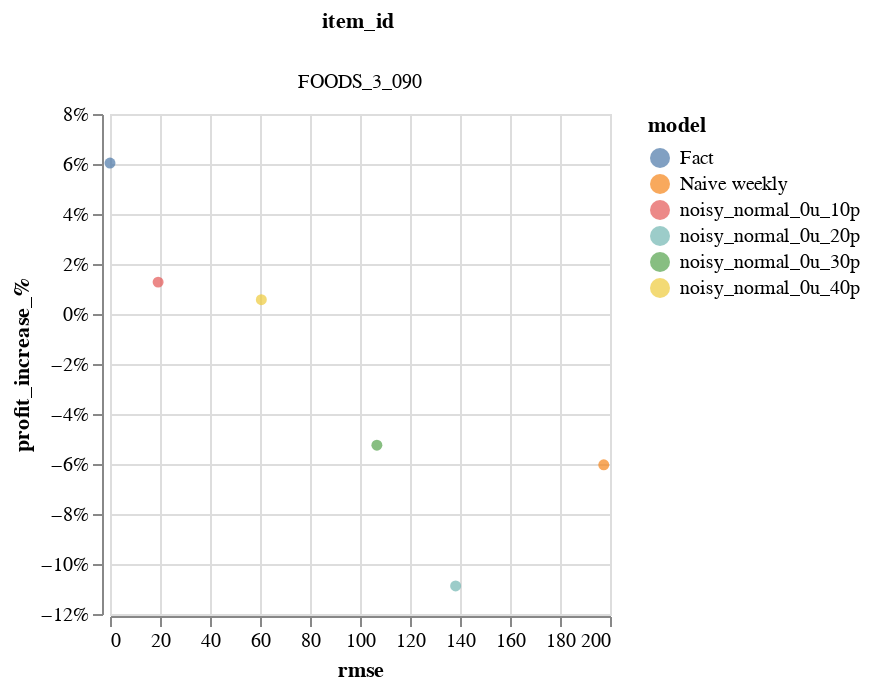

The code cell stored with this chart in its notebook:
### Code cell
chart = alt.Chart(eval_df).mark_circle().encode(
    x=alt.X('rmse:Q',scale=alt.Scale(zero=False)),
    y=alt.Y('profit_increase_%:Q',scale=alt.Scale(zero=False), axis=alt.Axis(format='%')),
    color=alt.Color('model:N'),
    tooltip = ['model:N'],
    column='item_id:N'
).properties(width=250, height=250)#.interactive()


chart

### Figure 1 — Vega-Lite specification as saved in the notebook (floating-point values rounded to 4 significant figures)
{"config": {"view": {"continuousWidth": 400, "continuousHeight": 300}}, "data": {"name": "data-50f4dc712ad69312b8b5bbdf862ac686"}, "mark": "circle", "encoding": {"color": {"type": "nominal", "field": "model"}, "column": {"type": "nominal", "field": "item_id"}, "tooltip": [{"type": "nominal", "field": "model"}], "x": {"type": "quantitative", "field": "rmse", "scale": {"zero": false}}, "y": {"type": "quantitative", "axis": {"format": "%"}, "field": "profit_increase_%", "scale": {"zero": false}}}, "height": 250, "width": 250, "$schema": "https://vega.github.io/schema/vega-lite/v4.8.1.json", "datasets": {"data-50f4dc712ad69312b8b5bbdf862ac686": [{"model": "Naive weekly", "item_id": "FOODS_3_090", "rmse": 197.5, "rmse_normalized": 1.0, "profit_increase_%": -0.06032, "final_profit_w_discount%": 160700.0, "final_profit_w_discount": 160700.0}, {"model": "Fact", "item_id": "FOODS_3_090", "rmse": 0.0, "rmse_normalized": 0.0, "profit_increase_%": 0.06036, "final_profit_w_discount%": 181400.0, "final_profit_w_discount": 181400.0}, {"model": "noisy_normal_0u_10p", "item_id": "FOODS_3_090", "rmse": 19.25, "rmse_normalized": 0.09741, "profit_increase_%": 0.01276, "final_profit_w_discount%": 173200.0, "final_profit_w_discount": 173200.0}, {"model": "noisy_normal_0u_20p", "item_id": "FOODS_3_090", "rmse": 138.2, "rmse_normalized": 0.7002, "profit_increase_%": -0.1088, "final_profit_w_discount%": 152400.0, "final_profit_w_discount": 152400.0}, {"model": "noisy_normal_0u_30p", "item_id": "FOODS_3_090", "rmse": 106.8, "rmse_normalized": 0.5405, "profit_increase_%": -0.05248, "final_profit_w_discount%": 162100.0, "final_profit_w_discount": 162100.0}, {"model": "noisy_normal_0u_40p", "item_id": "FOODS_3_090", "rmse": 60.53, "rmse_normalized": 0.3064, "profit_increase_%": 0.005726, "final_profit_w_discount%": 172000.0, "final_profit_w_discount": 172000.0}]}}
